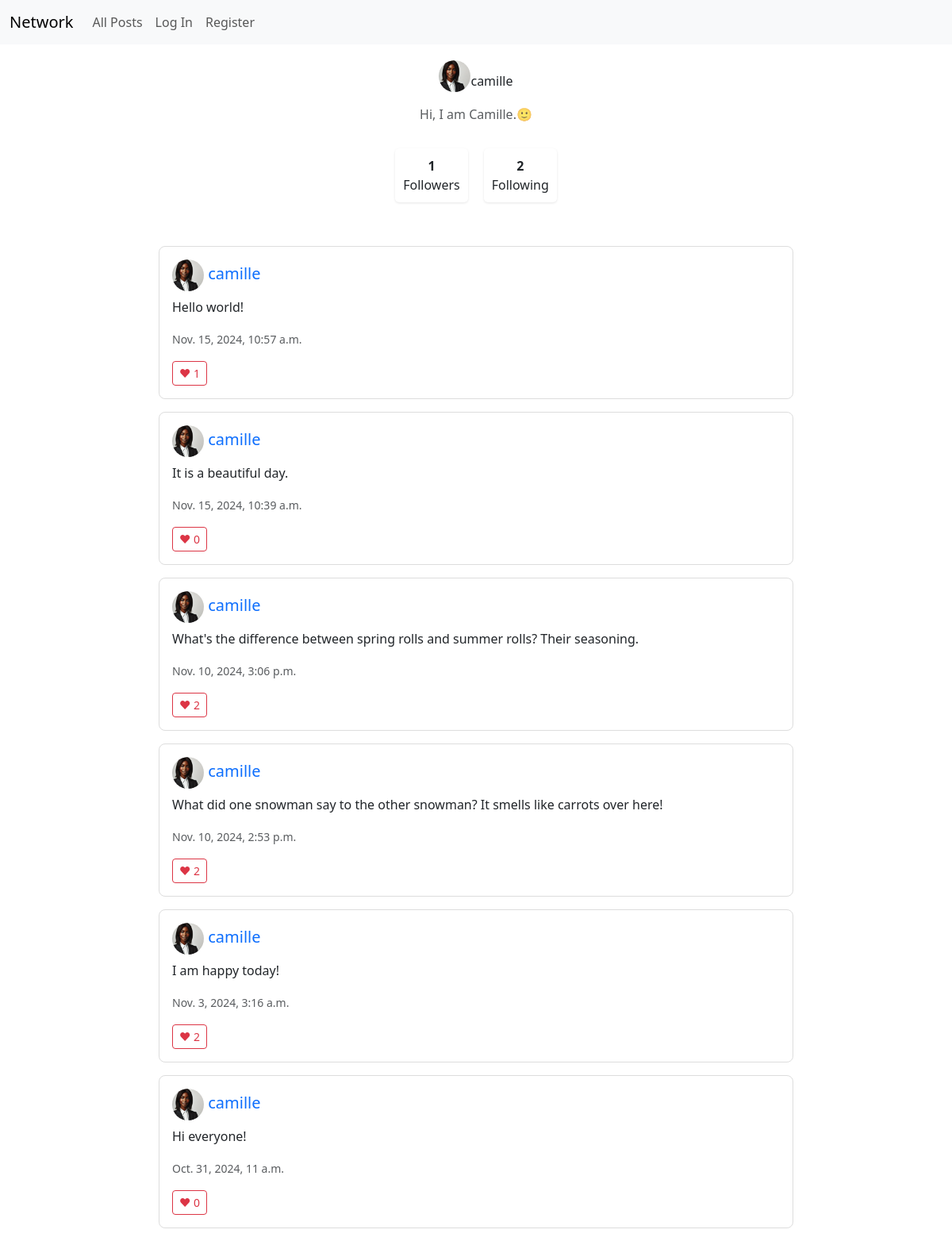
The page /profile/camille on the database its author committed.
### network/models.py (models this page shows, shortened)
class User(AbstractUser):
    followers = models.ManyToManyField('self', symmetrical=False, related_name='following')

class Profile(models.Model):
    user = models.OneToOneField(User, on_delete=models.CASCADE, related_name='profile')
    image = models.ImageField(upload_to='profile_pics/', default='profile_pics/default.jpg', blank=True)
    bio = models.TextField(max_length=500, blank=True)
    @property
    def get_image_url(self):
        if self.image and hasattr(self.image, 'url'):
            return self.image.url
        return '/static/network/default.jpg'  # Provide a default static image

class Post(models.Model):
    user = models.ForeignKey(User, on_delete=models.CASCADE, related_name="posts")
    content = models.TextField()
    created_at = models.DateTimeField(auto_now_add=True)
    updated_at = models.DateTimeField(auto_now=True)
    likes = models.ManyToManyField(User, related_name="liked_posts", blank=True)

### network/views.py (the view)
# urls.py: path("profile/<str:username>", views.profile, name="profile"),
def profile(request, username):
    profile_user = get_object_or_404(User, username=username)
    print(f"Profile user: {profile_user.username}")
    print(f"Has profile: {hasattr(profile_user, 'profile')}")
    if hasattr(profile_user, 'profile'):
        print(f"Profile image: {profile_user.profile.image}")
        print(f"Profile image URL: {profile_user.profile.get_image_url}")
    posts = Post.objects.filter(user=profile_user).order_by('-created_at')
    is_following = request.user.is_authenticated and request.user.following.filter(id=profile_user.id).exists()
    if request.method == "POST" and request.user == profile_user:
        if 'profile_picture' in request.FILES:
            profile_user.profile.image = request.FILES['profile_picture']
            profile_user.profile.save()
            return HttpResponseRedirect(reverse('profile', args=[username]))
    paginator = Paginator(posts, 10)
    page_number = request.GET.get('page')
    page_obj = paginator.get_page(page_number)
    return render(request, "network/profile.html", {
        "profile_user": profile_user,
        'posts': posts,
        "page_obj": page_obj,
        "is_following": is_following,
        "followers_count": profile_user.followers.count(),
        "following_count": profile_user.following.count()
    })

### network/templates/network/profile.html (shortened to what this page needs)
{% extends "network/layout.html" %}
{% load static %}
{% block body %}
<div class="profile-header">
    <div class="profile-image-container position-relative">
        {% if profile_user.profile.image and profile_user.profile.image.url %}
            <img src="{{ profile_user.profile.image.url }}"
                 class="rounded-circle profile-pic mb-3"
                 alt="Profile Picture"
        {% else %}
            <img src="{% static 'network/default.jpg' %}"
                 class="rounded-circle profile-pic mb-3"
                 alt="Default Profile Picture">
        {% endif %}
        <h2>{{ profile_user.username }}</h2>
        <p class="text-muted">{{ profile_user.profile.bio }}</p>
    </div>
    <div class="profile-stats">
        <div class="stat-box">
            <strong class="followers-count">{{ followers_count }}</strong>
            <div>Followers</div>
        </div>
        <div class="stat-box">
            <strong>{{ following_count }}</strong>
            <div>Following</div>
        </div>
    </div>
</div>
<div class="posts-container">
    {% for post in posts %}
        <div class="card mb-3 post" data-post-id="{{ post.id }}">
            <div class="card-body">
                <div class="d-flex justify-content-between">
                    <h5 class="card-title">
                        <a href="{% url 'profile' post.user.username %}" class="text-decoration-none">
                            {% if post.user.profile.image and post.user.profile.image.url %}
                                    <img src="{{ post.user.profile.image.url }}"
                                         class="rounded-circle profile-pic mr-2"
                                         alt="Profile Picture"
                                         onerror="this.src=`{% static 'network/default.jpg' %}`">
                                {% else %}
                                    <img src="{% static 'network/default.jpg' %}"
                                         class="rounded-circle profile-pic mr-2"
                                         alt="Default Profile Picture">
                            {% endif %}
                            {{ post.user.username }}
                        </a>
                    </h5>
                </div>
                <p class="card-text content">{{ post.content }}</p>
                <p class="card-text"><small class="text-muted">{{ post.created_at }}</small></p>
                <div class="like-section">
                    <button class="btn btn-sm {% if post in user.liked_posts.all %}btn-danger{% else %}btn-outline-danger{% endif %} like-btn"
                            data-post-id="{{ post.id }}">
                        ❤ <span class="like-count">{{ post.likes.count }}</span>
                    </button>
                </div>
            </div>
        </div>
    {% empty %}
        <p>No posts to display.</p>
    {% endfor %}
</div>
{% endblock %}

### network/static/network/styles.css (style rules this page uses)
.profile-pic { width: 40px; height: 40px; object-fit: cover; }
.profile-image-container { display: inline-block; position: relative; }
.post { border: 1px solid #ddd; border-radius: 8px; transition: box-shadow 0.3s ease; }
.like-btn { transition: all 0.2s ease; }
.posts-container { max-width: 800px; margin: 0 auto; }
.profile-header { text-align: center; padding: 20px 0; background-color: white; border-radius: 8px; margin-bottom: 20px; }
.profile-stats { display: flex; justify-content: center; gap: 20px; margin: 15px 0; }
.stat-box { text-align: center; padding: 10px; background-color: white; border-radius: 5px; box-shadow: 0 1px 3px rgba(0,0,0,0.1); }

### rows shown on the page
User: profile.image (picture), username "camille", profile.bio "Hi, I am Camille.🙂"
Post: user.profile.image (picture), user.username "camille", content "Hello world!", created_at "Nov. 15, 2024, 10:57 a.m.", likes.count "1"
Post: user.profile.image (picture), user.username "camille", content "It is a beautiful day.", created_at "Nov. 15, 2024, 10:39 a.m.", likes.count "0"
Post: user.profile.image (picture), user.username "camille", content "What's the difference between spring rolls and summer rolls? Their seasoning.", created_at "Nov. 10, 2024, 3:06 p.m.", likes.count "2"
Post: user.profile.image (picture), user.username "camille", content "What did one snowman say to the other snowman? It smells like carrots over here!", created_at "Nov. 10, 2024, 2:53 p.m.", likes.count "2"
Post: user.profile.image (picture), user.username "camille", content "I am happy today!", created_at "Nov. 3, 2024, 3:16 a.m.", likes.count "2"
Post: user.profile.image (picture), user.username "camille", content "Hi everyone!", created_at "Oct. 31, 2024, 11 a.m.", likes.count "0"

### other values the page prints
{{ followers_count }} "1"
{{ following_count }} "2"
